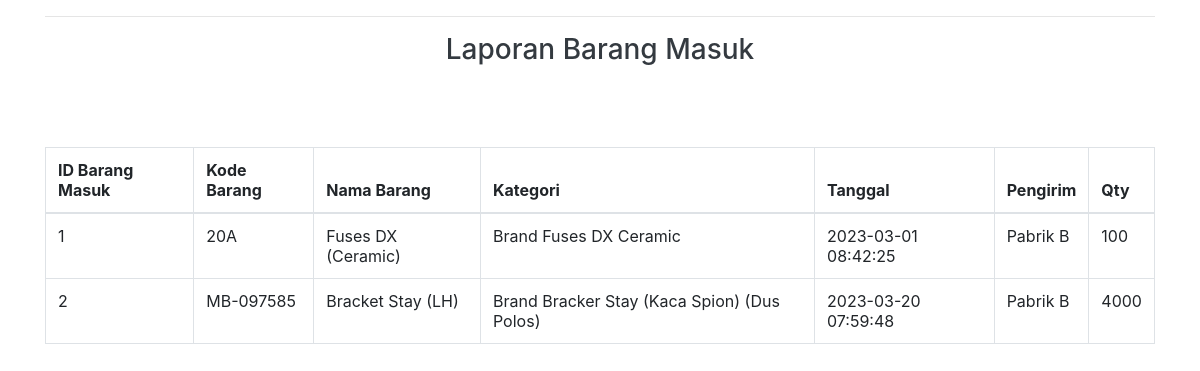
Page /lap_masuk.php (signed in) on the earlier database version.
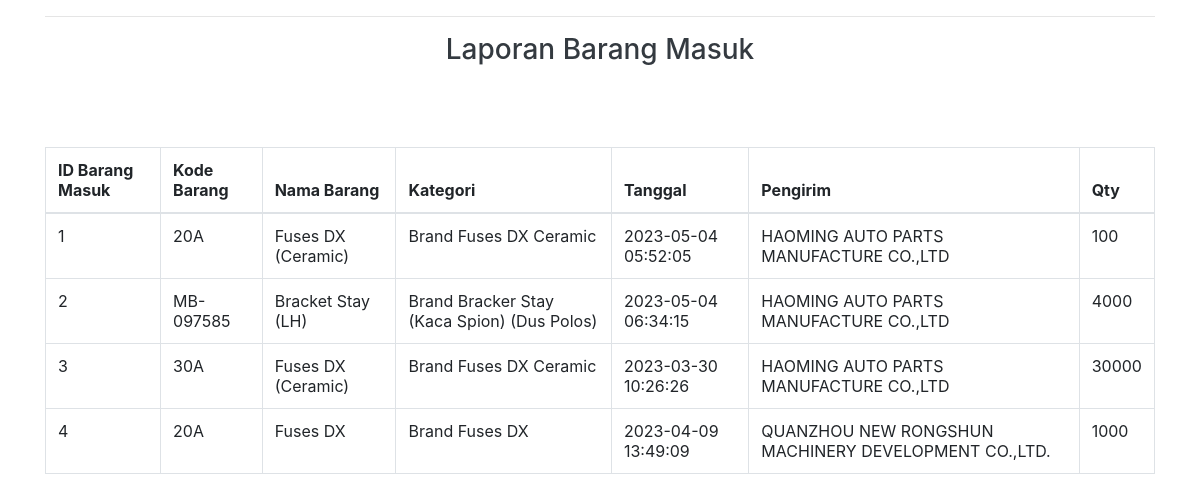
Same page on the later database version.
### tables this page shows
CREATE TABLE `tb_barang` (
  `id_b` int(11) NOT NULL,
  `kode_b` varchar(100) NOT NULL,
  `nama_b` varchar(500) NOT NULL,
  `tipe_mobil` varchar(100) NOT NULL,
  `kategori` varchar(100) NOT NULL,
  `harga` int(100) NOT NULL,
  `pcs_dus` int(11) NOT NULL,
  `harga_p` varchar(100) NOT NULL,
  `qty` int(11) NOT NULL
);

CREATE TABLE `b_masuk` (
  `id_bm` int(11) NOT NULL,
  `id_b` int(11) NOT NULL,
  `id_p` int(11) NOT NULL,
  `stats` int(11) NOT NULL DEFAULT 0,
  `tanggal` timestamp NOT NULL DEFAULT current_timestamp() ON UPDATE current_timestamp(),
  `qtym` int(100) NOT NULL
);

CREATE TABLE `tb_pabrik` (
  `id_p` int(11) NOT NULL,
  `nama_p` varchar(100) NOT NULL
);

### lap_masuk.php (the view, shortened to what this page needs)
<?php
include 'function.php';
?>
<html>
<head>
  <link rel="stylesheet" href="https://maxcdn.bootstrapcdn.com/bootstrap/4.5.2/css/bootstrap.min.css">
  <link rel="stylesheet" type="text/css" href="https://cdn.datatables.net/1.10.19/css/jquery.dataTables.css">
  <link rel="stylesheet" type="text/css" href="https://cdn.datatables.net/buttons/1.6.5/css/buttons.dataTables.min.css">
  <link rel="stylesheet" type="text/css" href="https://cdn.datatables.net/1.10.19/css/jquery.dataTables.min.css">
</head>
<body>
    <div class="container">
        <hr>
            <div class="row">
                <div class="col text-center">
                    <h3 class="h3 text-dark">Laporan Barang Masuk</h3>
                </div>
            </div>
            <br>
            <br>
            <br>
		<div class="data-tables datatable-dark">
            <table class="table table-bordered" id="exportmasuk" width="100%" cellspacing="0">
                <thead>
                    <tr>
                        <th>ID Barang Masuk</th>
                        <th>Kode Barang</th>
                        <th>Nama Barang</th>
                        <th>Kategori</th>
                        <th>Tanggal</th>
                        <th>Pengirim</th>
                        <th>Qty</th>
                    </tr>
                </thead>
                <tbody>
                    <?php
                        $ambilsemuadatastock = mysqli_query($koneksi,"SELECT * FROM tb_barang b, b_masuk m, tb_pabrik p WHERE b.id_b = m.id_b && m.id_p = p.id_p");
                        $i=1;
                        while($data=mysqli_fetch_array($ambilsemuadatastock)){
                            $kodebarang = $data['kode_b'];
                            $namabarang = $data['nama_b'];
                            $Kategori   = $data['kategori'];
                            $tanggal    = $data['tanggal'];
                            $pengirim   = $data['nama_p'];
                            $qtym       = $data['qtym'];
                    ?>
                    <tr>
                        <td><?=$i++?></td>
                        <td><?php echo $kodebarang;?></td>
                        <td><?php echo $namabarang;?></td>
                        <td><?php echo $Kategori;?></td>
                        <td><?php echo $tanggal;?></td>
                        <td><?php echo $pengirim;?></td>
                        <td><?php echo $qtym;?></td>
                    </tr>
                    <?php }; ?>
                </tbody>
            </table>
        </div>
    </div>
</body>
</html>

Differences in the rows shown:
changed through a linked row, tb_barang (number 1 of 4 on the later page): b_masuk.tanggal "2023-03-01 08:42:25" → "2023-05-04 05:52:05"; tb_pabrik.nama_p "Pabrik B" → "HAOMING AUTO PARTS MANUFACTURE CO.,LTD"
changed through a linked row, tb_barang "MB-097585": b_masuk.tanggal "2023-03-20 07:59:48" → "2023-05-04 06:34:15"; tb_pabrik.nama_p "Pabrik B" → "HAOMING AUTO PARTS MANUFACTURE CO.,LTD"
now on this page (row edited): tb_barang: kode_b "30A", nama_b "Fuses DX (Ceramic)", kategori "Brand Fuses DX Ceramic", b_masuk.tanggal "2023-03-30 10:26:26", tb_pabrik.nama_p "HAOMING AUTO PARTS MANUFACTURE CO.,LTD", b_masuk.qtym "30000"
now on this page (row edited): tb_barang: kode_b "20A", nama_b "Fuses DX", kategori "Brand Fuses DX", b_masuk.tanggal "2023-04-09 13:49:09", tb_pabrik.nama_p "QUANZHOU NEW RONGSHUN MACHINERY DEVELOPMENT CO.,LTD.", b_masuk.qtym "1000"
